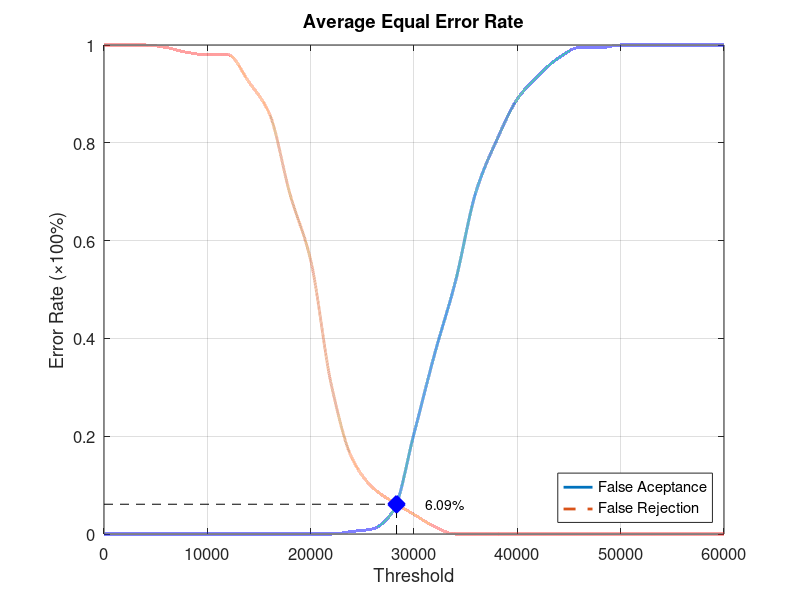
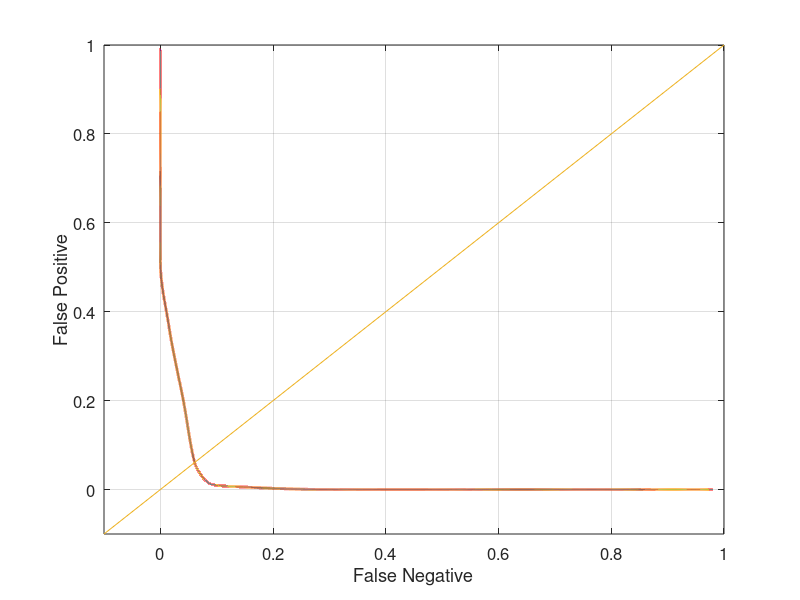

Recreate these plots in MATLAB, in order.
function yEER = Database3_4
close all;
clear;
clc;
x = 0:2000:60000;
xq = 0:0.5:60000;

y0 = [0 0 0 0 0 0 0 0 0 0 0 0 0.00526316 0.0105263 0.0473684 0.205263 0.368421 0.515789 0.7 0.805263 0.889474 0.936842 0.973684 0.994737 0.994737 1 1 1 1 1 1];
yy0 = interp1(x, y0, xq, 'pchip');
y1 = [1 1 1 0.995 0.985 0.98 0.98 0.925 0.86 0.695 0.56 0.305 0.155 0.095 0.065 0.04 0.015 0 0 0 0 0 0 0 0 0 0 0 0 0 0];
yy1 = interp1(x, y1, xq, 'pchip');

% Calculating EER: 
y2 = abs(y0 - y1);
find(y2 == min(y2))
yy2 = abs(yy0 - yy1);
xEER = find(yy2 == min(yy2));
xEERIndex = xq(xEER) % X-axis EER
yEER = yy0(xEER) % Y-axis EER

main = figure
plot(xq, yy0,'-','LineWidth', 2);	hold on
plot(xq, yy1,'--','LineWidth', 2);	hold on
plot([xEERIndex xEERIndex], [0 yEER], 'k--');	hold on
plot([0 xEERIndex], [yEER yEER], 'k--');	hold on
plot(xEERIndex, yEER, 'bx', 'LineWidth', 10);	hold on
text(xEERIndex + 10 * xEERIndex / 100, yEER, [num2str(round((10000 * yEER)) / 100) '%'])
legend('False Aceptance', 'False Rejection', 'Location', 'SouthEast')
xlabel('Threshold')
ylabel('Error Rate (\times100%)')
title('Average Equal Error Rate')
set(gca, 'FontSize', 12)
axis([0 60000 0 1])
grid on

print(main, 'Database3_4Main', '-dpng');
FNRxFPR = figure('Color', [1 1 1]);
plot(yy1, yy0, '-', yy1, yy0, 'LineWidth', 2);
hold on
y = -0.1:0.1:1
plot(y, y); 
set(gca, 'FontSize', 12)
xlabel('False Negative')
ylabel('False Positive')
axis([-0.1 1 -0.1 1])
set(gca, 'FontSize', 12)
grid on

print(FNRxFPR, 'Database3_4FNRxFPR','-dpng');
end
